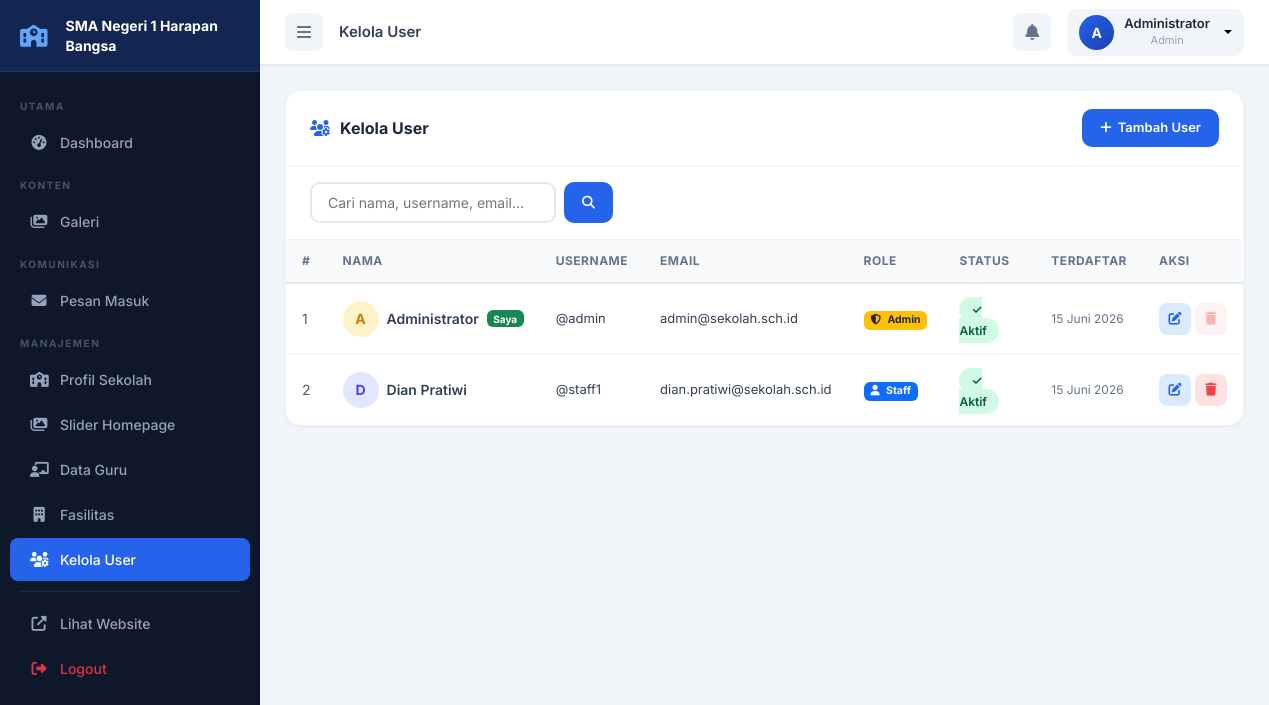
Screenshot of /admin/users/index.php (signed in) with the database file from the repository.
### tables this page shows
CREATE TABLE profil_sekolah (
    id INT(11) PRIMARY KEY AUTO_INCREMENT,
    nama_sekolah VARCHAR(200) NOT NULL,
    npsn VARCHAR(20),
    sejarah TEXT,
    visi TEXT,
    misi TEXT,
    alamat_lengkap TEXT,
    telepon VARCHAR(20),
    email VARCHAR(100),
    website VARCHAR(100),
    logo VARCHAR(255) DEFAULT 'logo-sekolah.png',
    foto_gedung VARCHAR(255),
    kepala_sekolah_nama VARCHAR(100),
    kepala_sekolah_foto VARCHAR(255),
    tahun_berdiri YEAR,
    akreditasi VARCHAR(5),
    updated_at TIMESTAMP DEFAULT CURRENT_TIMESTAMP ON UPDATE CURRENT_TIMESTAMP
);

CREATE TABLE users (
    id INT(11) PRIMARY KEY AUTO_INCREMENT,
    username VARCHAR(50) UNIQUE NOT NULL,
    password VARCHAR(255) NOT NULL,
    nama_lengkap VARCHAR(100) NOT NULL,
    email VARCHAR(100) UNIQUE NOT NULL,
    role ENUM('admin', 'staff') DEFAULT 'staff',
    foto_profil VARCHAR(255) DEFAULT 'default-avatar.png',
    status ENUM('aktif', 'nonaktif') DEFAULT 'aktif',
    created_at TIMESTAMP DEFAULT CURRENT_TIMESTAMP,
    updated_at TIMESTAMP DEFAULT CURRENT_TIMESTAMP ON UPDATE CURRENT_TIMESTAMP
);

### config/database.php (called while the page is built, shortened)
<?php
$conn = mysqli_connect(DB_HOST, DB_USER, DB_PASS, DB_NAME);
mysqli_set_charset($conn, "utf8mb4");
function query($query) {
    global $conn;
    return mysqli_query($conn, $query);
}
function fetch($query) {
    $result = query($query);
    return mysqli_fetch_assoc($result);
}
function fetchAll($query) {
    $result = query($query);
    $rows = [];
    while ($row = mysqli_fetch_assoc($result)) {
        $rows[] = $row;
    }
    return $rows;
}
function formatTanggal($date, $format = 'd F Y') {
    $bulan = [
        1 => 'Januari', 'Februari', 'Maret', 'April', 'Mei', 'Juni',
        'Juli', 'Agustus', 'September', 'Oktober', 'November', 'Desember'
    ];
    $timestamp = strtotime($date);
    $day = date('d', $timestamp);
    $month = $bulan[(int)date('m', $timestamp)];
    $year = date('Y', $timestamp);
    $time = date('H:i', $timestamp);
    if ($format == 'd F Y') {
        return $day . ' ' . $month . ' ' . $year;
    } elseif ($format == 'd F Y H:i') {
        return $day . ' ' . $month . ' ' . $year . ' ' . $time;
    } else {
        return date($format, $timestamp);
    }
}
function clean($string) {
    return htmlspecialchars($string, ENT_QUOTES, 'UTF-8');
}
?>

### config/config.php (called while the page is built, shortened)
<?php
require_once __DIR__ . '/database.php';
function isAdmin() {
    return isset($_SESSION['role']) && $_SESSION['role'] == 'admin';
}
?>

### admin/users/index.php (the view, shortened to what this page needs)
<?php
$page_title  = 'Kelola User';
$active_menu = 'users';
include __DIR__ . '/../includes/header.php';
$search = isset($_GET['search']) ? escape($_GET['search']) : '';
$page   = max(1, (int)($_GET['page'] ?? 1));
$limit  = ITEMS_PER_PAGE;
$offset = ($page - 1) * $limit;
$where = "WHERE 1=1";
$users = fetchAll("SELECT * FROM users $where ORDER BY role ASC, nama_lengkap ASC LIMIT $limit OFFSET $offset");
?>
<div class="admin-card">
    <div class="admin-card-header">
        <div class="admin-card-title"><i class="fas fa-users-cog"></i> Kelola User</div>
        <a href="<?php echo SITE_URL; ?>/admin/users/tambah.php" class="btn-add">
            <i class="fas fa-plus"></i> Tambah User
        </a>
    </div>
    <div style="padding: 16px 24px; border-bottom: 1px solid #f1f5f9;">
        <form method="GET" class="d-flex gap-2 flex-wrap">
            <input type="text" name="search" class="search-input" placeholder="Cari nama, username, email..." value="<?php echo clean($search); ?>">
            <button type="submit" class="btn-add"><i class="fas fa-search"></i></button>
        </form>
    </div>
    <div style="overflow-x: auto;">
        <table class="admin-table">
            <thead>
                <tr>
                    <th width="40">#</th>
                    <th>Nama</th>
                    <th>Username</th>
                    <th>Email</th>
                    <th>Role</th>
                    <th>Status</th>
                    <th>Terdaftar</th>
                    <th width="100">Aksi</th>
                </tr>
            </thead>
            <tbody>
                <?php if (empty($users)): ?>
                <tr>
                    <td colspan="8">
                        <div class="empty-state">
                            <i class="fas fa-users"></i>
                            <h5>Belum ada user</h5>
                            <p>Tambahkan akun admin atau staff</p>
                        </div>
                    </td>
                </tr>
                <?php else: ?>
                <?php foreach ($users as $i => $u): ?>
                <tr>
                    <td class="text-muted"><?php echo $offset + $i + 1; ?></td>
                    <td>
                        <div class="d-flex align-items-center gap-2">
                            <div style="width:36px; height:36px; background:<?php echo $u['role'] == 'admin' ? '#fef3c7' : '#e0e7ff'; ?>; border-radius:50%; display:flex; align-items:center; justify-content:center; font-weight:700; font-size:14px; color:<?php echo $u['role'] == 'admin' ? '#d97706' : '#4f46e5'; ?>; flex-shrink:0;">
                                <?php echo strtoupper(substr($u['nama_lengkap'], 0, 1)); ?>
                            </div>
                            <span class="fw-semibold"><?php echo clean($u['nama_lengkap']); ?></span>
                            <?php if ($u['id'] == $_SESSION['user_id']): ?>
                            <span class="badge bg-success" style="font-size:10px;">Saya</span>
                            <?php endif; ?>
                        </div>
                    </td>
                    <td style="font-size:13px;">@<?php echo clean($u['username']); ?></td>
                    <td style="font-size:13px;"><?php echo clean($u['email'] ?? '-'); ?></td>
                    <td>
                        <span class="badge <?php echo $u['role'] == 'admin' ? 'bg-warning text-dark' : 'bg-primary'; ?>">
                            <i class="fas fa-<?php echo $u['role'] == 'admin' ? 'shield-alt' : 'user'; ?> me-1"></i>
                            <?php echo ucfirst(clean($u['role'])); ?>
                        </span>
                    </td>
                    <td>
                        <span class="badge-status status-<?php echo ($u['status'] ?? 'aktif') == 'aktif' ? 'aktif' : 'nonaktif'; ?>">
                            <?php echo ($u['status'] ?? 'aktif') == 'aktif' ? '✓ Aktif' : '✗ Nonaktif'; ?>
                        </span>
                    </td>
                    <td style="font-size:12px; color:#64748b; white-space:nowrap;"><?php echo formatTanggal($u['created_at']); ?></td>
                    <td>
                        <div class="d-flex gap-1">
                            <a href="<?php echo SITE_URL; ?>/admin/users/edit.php?id=<?php echo $u['id']; ?>" class="btn-action btn-edit" title="Edit"><i class="fas fa-edit"></i></a>
                            <?php if ($u['id'] != $_SESSION['user_id']): ?>
                            <a href="<?php echo SITE_URL; ?>/admin/users/hapus.php?id=<?php echo $u['id']; ?>" class="btn-action btn-delete btn-confirm-delete" data-name="user <?php echo clean($u['username']); ?>" title="Hapus"><i class="fas fa-trash"></i></a>
                            <?php else: ?>
                            <button class="btn-action btn-delete" disabled title="Tidak bisa hapus akun sendiri" style="opacity:0.4; cursor:not-allowed;"><i class="fas fa-trash"></i></button>
                            <?php endif; ?>
                        </div>
                    </td>
                </tr>
                <?php endforeach; ?>
                <?php endif; ?>
            </tbody>
        </table>
    </div>
</div>
<?php include __DIR__ . '/../includes/footer.php'; ?>

### admin/includes/header.php (shortened to what this page needs)
<?php
require_once __DIR__ . '/../../config/config.php';
$profil = fetch("SELECT * FROM profil_sekolah LIMIT 1");
$current_user = fetch("SELECT * FROM users WHERE id = " . (int)$_SESSION['user_id']);
?>
<!DOCTYPE html>
<html lang="id">
<head>
    <link href="https://cdn.jsdelivr.net/npm/bootstrap@5.3.0/dist/css/bootstrap.min.css" rel="stylesheet">
    <link rel="stylesheet" href="https://cdnjs.cloudflare.com/ajax/libs/font-awesome/6.4.0/css/all.min.css">
    <link rel="stylesheet" href="<?php echo SITE_URL; ?>/admin/assets/admin.css">
</head>
<body>
    <div class="sidebar" id="sidebar">
        <div class="sidebar-header">
            <i class="fas fa-school me-2" style="flex-shrink:0;"></i>
            <span><?php echo clean($profil['nama_sekolah'] ?? 'Admin Panel'); ?></span>
        </div>
        <nav class="sidebar-nav">
            <div class="nav-label">Utama</div>
            <a href="<?php echo SITE_URL; ?>/admin/index.php" class="nav-item <?php echo ($active_menu ?? '') == 'dashboard' ? 'active' : ''; ?>">
                <i class="fas fa-tachometer-alt"></i><span>Dashboard</span>
            </a>
            <div class="nav-label">Konten</div>
            <a href="<?php echo SITE_URL; ?>/admin/galeri/index.php" class="nav-item <?php echo ($active_menu ?? '') == 'galeri' ? 'active' : ''; ?>">
                <i class="fas fa-images"></i><span>Galeri</span>
            </a>
            <div class="nav-label">Komunikasi</div>
            <a href="<?php echo SITE_URL; ?>/admin/kontak/index.php" class="nav-item <?php echo ($active_menu ?? '') == 'kontak' ? 'active' : ''; ?>">
                <i class="fas fa-envelope"></i><span>Pesan Masuk</span>
            </a>
            <?php if (isAdmin()): ?>
            <div class="nav-label">Manajemen</div>
            <a href="<?php echo SITE_URL; ?>/admin/profil/index.php" class="nav-item <?php echo ($active_menu ?? '') == 'profil' ? 'active' : ''; ?>">
                <i class="fas fa-school"></i><span>Profil Sekolah</span>
            </a>
            <a href="<?php echo SITE_URL; ?>/admin/slider/index.php" class="nav-item <?php echo ($active_menu ?? '') == 'slider' ? 'active' : ''; ?>">
                <i class="fas fa-images"></i><span>Slider Homepage</span>
            </a>
            <a href="<?php echo SITE_URL; ?>/admin/guru/index.php" class="nav-item <?php echo ($active_menu ?? '') == 'guru' ? 'active' : ''; ?>">
                <i class="fas fa-chalkboard-teacher"></i><span>Data Guru</span>
            </a>
            <a href="<?php echo SITE_URL; ?>/admin/fasilitas/index.php" class="nav-item <?php echo ($active_menu ?? '') == 'fasilitas' ? 'active' : ''; ?>">
                <i class="fas fa-building"></i><span>Fasilitas</span>
            </a>
            <a href="<?php echo SITE_URL; ?>/admin/users/index.php" class="nav-item <?php echo ($active_menu ?? '') == 'users' ? 'active' : ''; ?>">
                <i class="fas fa-users-cog"></i><span>Kelola User</span>
            </a>
            <?php endif; ?>
            <div class="nav-divider"></div>
            <a href="<?php echo SITE_URL; ?>" target="_blank" class="nav-item">
                <i class="fas fa-external-link-alt"></i><span>Lihat Website</span>
            </a>
            <a href="<?php echo SITE_URL; ?>/admin/logout.php" class="nav-item text-danger btn-logout-confirm">
                <i class="fas fa-sign-out-alt"></i><span>Logout</span>
            </a>
        </nav>
    </div>
    <div class="main-content" id="mainContent">
        <nav class="top-navbar">
            <div class="d-flex align-items-center gap-3">
                <button class="btn-sidebar-toggle" id="sidebarToggle">
                    <i class="fas fa-bars"></i>
                </button>
                <div class="breadcrumb-nav">
                    <?php echo isset($page_title) ? clean($page_title) : 'Dashboard'; ?>
                </div>
            </div>
            <div class="d-flex align-items-center gap-3">
                <a href="<?php echo SITE_URL; ?>/admin/kontak/index.php" class="top-nav-icon position-relative">
                    <i class="fas fa-bell"></i>
                </a>
                <div class="dropdown">
                    <button class="user-btn dropdown-toggle" data-bs-toggle="dropdown">
                        <div class="user-avatar">
                            <?php echo strtoupper(substr($current_user['nama_lengkap'] ?? 'A', 0, 1)); ?>
                        </div>
                        <div class="user-info d-none d-md-block">
                            <div class="user-name"><?php echo clean($current_user['nama_lengkap'] ?? ''); ?></div>
                            <div class="user-role"><?php echo ucfirst($current_user['role'] ?? ''); ?></div>
                        </div>
                    </button>
                </div>
            </div>
        </nav>
        <div class="page-content">

### rows the page displays
profil_sekolah: nama_sekolah "SMA Negeri 1 Harapan Bangsa"
users: nama_lengkap "A", nama_lengkap "Administrator", role "Admin", i "1", shows "Saya", username "admin", email "admin@sekolah.sch.id", status "✓ Aktif", created_at "15 Juni 2026"
users: i "2", nama_lengkap "D", nama_lengkap "Dian Pratiwi", username "staff1", email "dian.pratiwi@sekolah.sch.id", role "Staff", status "✓ Aktif", created_at "15 Juni 2026"

### other values shown
$page_title "Kelola User"
